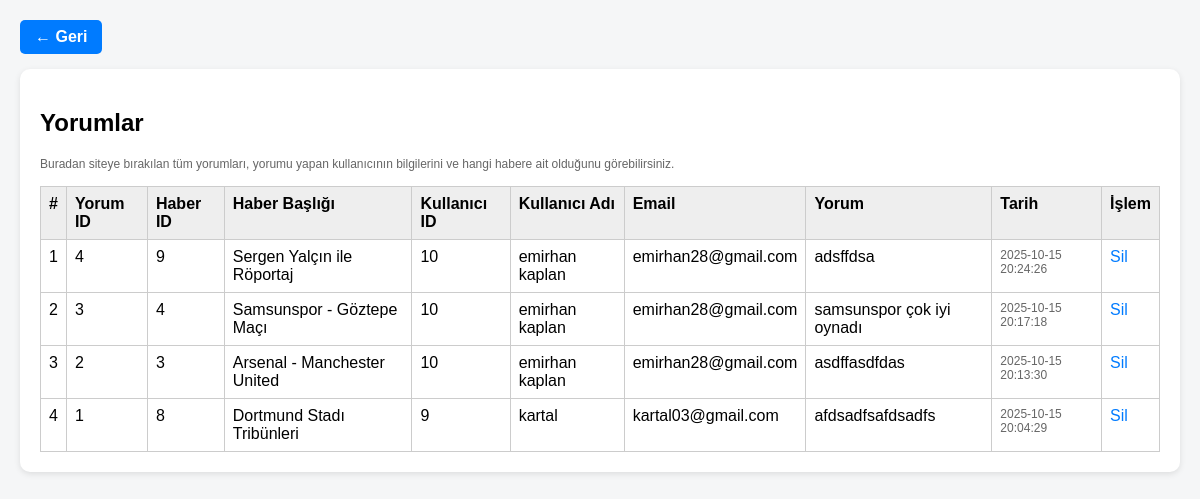
Page /admin-panel/yorumlar.php (signed in) on the earlier database version.
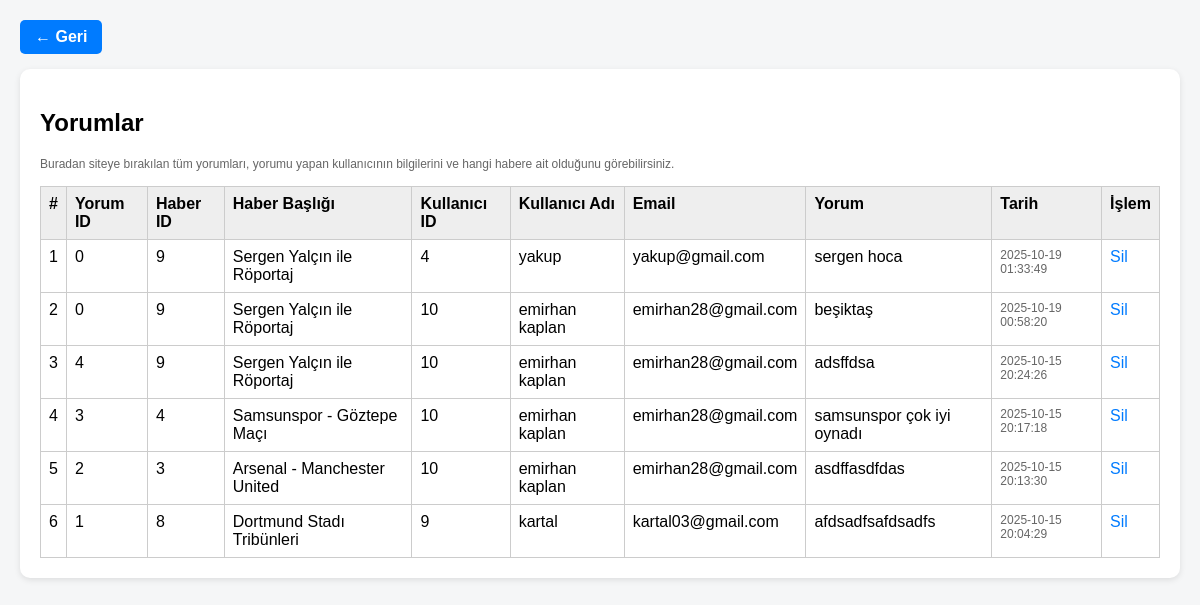
Same page on the later database version.
### tables this page shows
CREATE TABLE `yorumlar` (
  `id` int(11) NOT NULL,
  `haber_id` int(11) NOT NULL,
  `haber_baslik` varchar(255) NOT NULL,
  `uye_id` int(11) NOT NULL,
  `uye_isim` varchar(100) NOT NULL,
  `email` varchar(150) NOT NULL,
  `yorum` text NOT NULL,
  `tarih` datetime DEFAULT current_timestamp()
);

### admin-panel/yorumlar.php (the view, shortened to what this page needs)
<?php
require '../db.php';
$tab = $_GET['tab'] ?? 'yorumlar';
$yorumlar = $conn->query("
    SELECT *
    FROM yorumlar
    ORDER BY tarih DESC
");
?>
<!DOCTYPE html>
<html lang="tr">
<head>
</head>
<body>
<div class="container">
    <a href="admin-panel.php" class="back-btn">← Geri</a>
<?php if($tab == 'yorumlar'): ?>
<section class="card">
    <h2>Yorumlar</h2>
    <p class="small-muted">Buradan siteye bırakılan tüm yorumları, yorumu yapan kullanıcının bilgilerini ve hangi habere ait olduğunu görebilirsiniz.</p>
    <table>
      <tr>
        <th>#</th><th>Yorum ID</th><th>Haber ID</th><th>Haber Başlığı</th>
        <th>Kullanıcı ID</th><th>Kullanıcı Adı</th><th>Email</th>
        <th>Yorum</th><th>Tarih</th><th>İşlem</th>
      </tr>
      <?php if($yorumlar && $yorumlar->num_rows > 0): ?>
        <?php $i=1; while($y = $yorumlar->fetch_assoc()): ?>
          <tr>
            <td><?= $i++ ?></td>
            <td><?= (int)$y['id'] ?></td>
            <td><?= (int)$y['haber_id'] ?></td>
            <td><?= htmlspecialchars($y['haber_baslik'] ?? '—') ?></td>
            <td><?= (int)$y['uye_id'] ?></td>
            <td><?= htmlspecialchars($y['uye_isim'] ?? 'Üye') ?></td>
            <td><?= htmlspecialchars($y['email'] ?? '') ?></td>
            <td><?= nl2br(htmlspecialchars($y['yorum'])) ?></td>
            <td class="small-muted"><?= htmlspecialchars($y['tarih']) ?></td>
            <td class="actions">
              <a href="yorumlar.php?tab=yorumlar&delete_yorum=<?= (int)$y['id'] ?>"
                 onclick="return confirm('Bu yorumu silmek istediğinize emin misiniz?')">Sil</a>
            </td>
          </tr>
        <?php endwhile; ?>
      <?php else: ?>
        <tr><td colspan="10">Henüz yorum yok.</td></tr>
      <?php endif; ?>
    </table>
</section>
<?php endif; ?>
</div>
</body>
</html>

Differences in the rows shown:
added yorumlar: id "0", haber "9", haber_baslik "Sergen Yalçın ile Röportaj", uye "4", uye_isim "yakup", email "yakup@gmail.com", yorum "sergen hoca", tarih "2025-10-19 01:33:49"
added yorumlar: id "0", haber "9", haber_baslik "Sergen Yalçın ile Röportaj", uye "10", uye_isim "emirhan kaplan", email "emirhan28@gmail.com", yorum "beşiktaş", tarih "2025-10-19 00:58:20"
